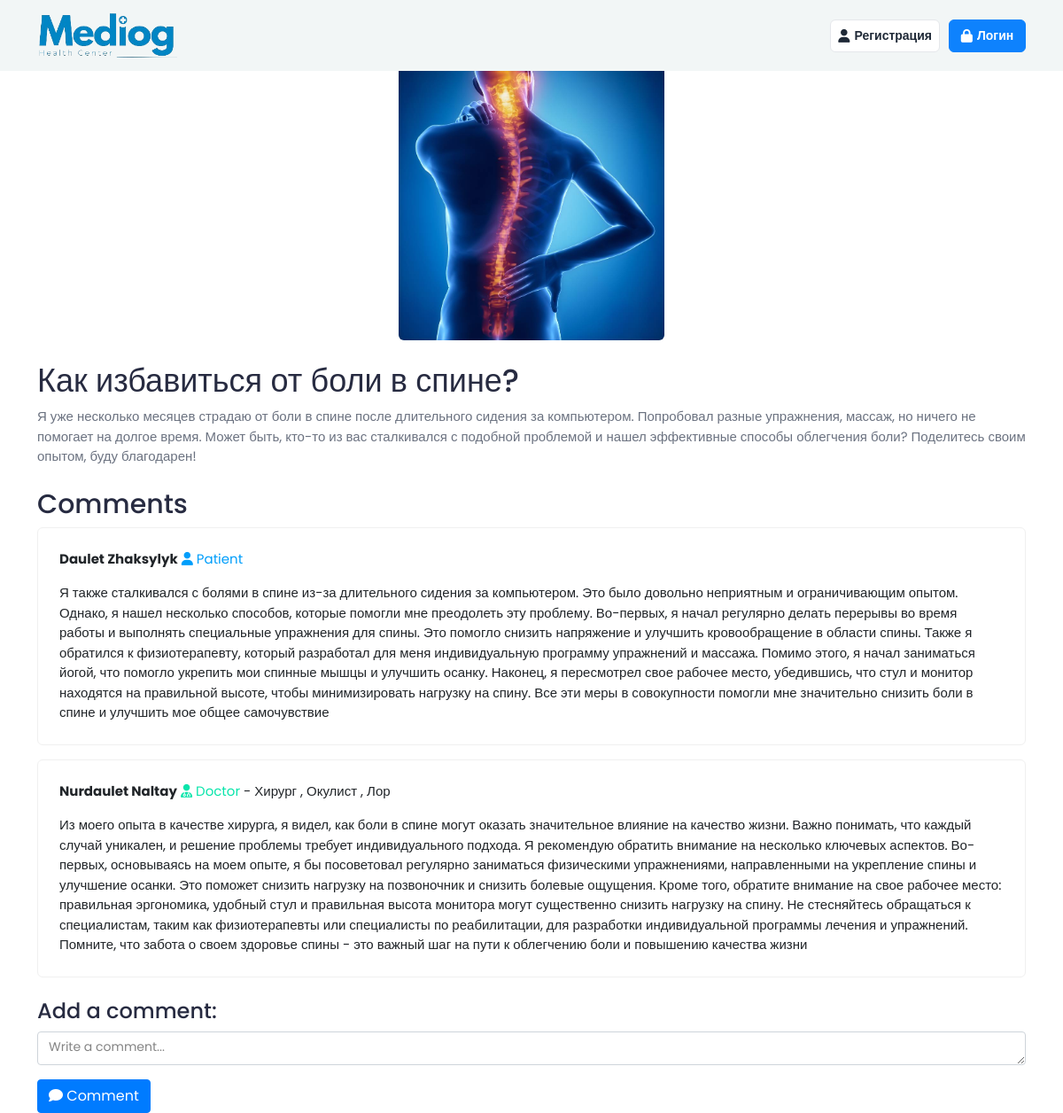
Screenshot of /diagnosis/discussions/3/ with the database file from the repository.
### diagnosis/models.py (models this page shows, shortened)
class Discussion(models.Model):
    title = models.CharField(max_length=255)
    content = models.TextField()
    photo = models.ImageField(upload_to='discussion_photos/', blank=True, null=True)
    user = models.ForeignKey(settings.AUTH_USER_MODEL, on_delete=models.CASCADE)
    created_at = models.DateTimeField(auto_now_add=True)
    updated_at = models.DateTimeField(auto_now=True)

class Comment(models.Model):
    discussion = models.ForeignKey(Discussion, related_name='comments', on_delete=models.CASCADE)
    user = models.ForeignKey(settings.AUTH_USER_MODEL, on_delete=models.CASCADE)
    content = models.TextField()
    photo = models.ImageField(upload_to='comment_photos/', blank=True, null=True)  # Поле для фото
    created_at = models.DateTimeField(auto_now_add=True)

class User(AbstractUser):
    is_patient = models.BooleanField(default=False)
    is_doctor = models.BooleanField(default=False)

class Specialty(models.Model):
    name = models.CharField(max_length=100)  # Название специализации, например, хирург, невролог и т.д.
    description = models.TextField(null=True, blank=True)  # Описание специализации

### diagnosis/views.py (the view)
# urls.py: path('discussions/<int:pk>/', discussion_detail, name='discussion_detail'),
def discussion_detail(request, pk):
    discussion = get_object_or_404(Discussion, pk=pk)
    comments = Comment.objects.filter(discussion=discussion)  # Загрузка комментариев
    if request.method == 'POST':
        form = CommentForm(request.POST)
        if form.is_valid():
            comment = form.save(commit=False)
            comment.discussion = discussion
            comment.user = request.user
            comment.save()
            return redirect('diagnosis:discussion_detail', pk=discussion.pk)
    else:
        form = CommentForm()
    return render(request, 'discussions/discussion_detail.html', {'discussion': discussion, 'comments': comments, 'form': form})

### diagnosis/forms.py
class CommentForm(forms.ModelForm):
    class Meta:
        model = Comment
        fields = ['content', 'photo']  # Добавляем поле 'photo'

### templates/discussions/discussion_detail.html (shortened to what this page needs)
{% extends 'base.html' %}
{% load static %}
{% block content %}
<div class="container mt-4">
    {% if discussion.photo %}
        <div class="text-center mb-4">
            <img src="{{ discussion.photo.url }}" class="img-fluid rounded" alt="Discussion Image" style="max-width: 300px;">
        </div>
    {% endif %}
    <h1>{{ discussion.title }}</h1>
    <p>{{ discussion.content }}</p>
    <div class="mt-4">
        <h2>Comments</h2>
        {% for comment in comments %}
            <div class="card mb-3">
                <div class="card-body">
                    <p class="card-text">
                        <strong>{{ comment.user.first_name }} {{ comment.user.last_name }}</strong>
                        {% if comment.user.is_doctor %}
                            <i class="fas fa-user-md text-primary"></i> <span class="text-primary">Doctor</span> -
                            {% for specialty in comment.user.doctor.specialties.all %}
                                {{ specialty.name }}
                                {% if not forloop.last %}, {% endif %}
                            {% endfor %}
                        {% else %}
                            <i class="fas fa-user text-info"></i> <span class="text-info">Patient</span>
                        {% endif %}
                    </p>
                    <p class="card-text">{{ comment.content }}</p>
                </div>
            </div>
        {% empty %}
            <div class="alert alert-info">No comments yet.</div>
        {% endfor %}
    </div>
    <div class="mt-4">
        <h3>Add a comment:</h3>
        <form method="post" class="form" enctype="multipart/form-data">
            <div class="form-group">
                <textarea class="form-control" name="content" rows="3" placeholder="Write a comment..."></textarea>
            </div>
            <button type="submit" class="btn btn-primary"><i class="fas fa-comment"></i> Comment</button>
        </form>
    </div>
</div>
{% endblock %}

### templates/base.html (shortened to what this page needs)
{% load static %}
<html lang="en" style="transform: none;"><head>
	<link rel="stylesheet" href="{% static 'css/bootstrap.min.css' %}">
	<link rel="stylesheet" href="https://cdnjs.cloudflare.com/ajax/libs/font-awesome/6.5.1/css/all.min.css">
	<link rel="stylesheet" href="{% static 'css/bootstrap-datetimepicker.min.css' %}">
	<link rel="stylesheet" href="{% static 'plugins/select2/css/select2.min.css' %}">
	<link rel="stylesheet" href="{% static 'plugins/fancybox/jquery.fancybox.min.css' %}">
	<link rel="stylesheet" href="{% static 'css/custom.css' %}">
	<style id="theia-sticky-sidebar-stylesheet-TSS">.theiaStickySidebar:after {content: ""; display: table; clear: both;}</style></head>
	<body style="transform: none;">
		<div class="main-wrapper" style="transform: none;">
			<header class="header header-custom header-fixed header-one header-space pharmacy-header fixed-top">
				<div class="container">
					<nav class="navbar navbar-expand-lg header-nav">
						<div class="navbar-header">
							<a href="index.html" class="navbar-brand logo">
								<img src="{% static 'img/mediog.png' %}" class="img-fluid" alt="Logo">
							</a>
						</div>
						<div class="main-menu-wrapper">
							<ul class="main-nav">
								{% if user.is_authenticated %}
									{% if user.is_doctor %}
										<li class="has-submenu {% if request.path == '/diagnosis/doctor-dashboard' %} active {% endif %}">
											<a href="{% url 'diagnosis:doctor_dashboard' %}">Dashboard</a>
										</li>
									{% else %}
										{% if not user.patient.donorprofile %}
											<li class="has-submenu {% if request.path == '/diagnosis/donor/registration/view' %} active {% endif %}">
												<a style="color:red" href="{% url 'diagnosis:donor_registration' %}">Стать донором*</a>
											</li>
										{% elif not user.patient.donorprofile.approved %}
											<li class="has-submenu {% if request.path == '/diagnosis/donor/registration/confirm' %} active {% endif %}">
												<a href="{% url 'diagnosis:donor_registration_confirm' %}">Подтверждение донорства</a>
											</li>
										{% else %}
											<li class="has-submenu {% if request.path == '/diagnosis/doctor/requests/list/' %} active {% endif %}">
												<a href="{% url 'diagnosis:doctor_requests_list' %}">Список запросов</a>
											</li>
										{% endif %}
										<li class="has-submenu {% if request.path == '/diagnosis/doctor/list' %} active {% endif %}">
											<a href="{% url 'diagnosis:doctor_list' %}">Поиск доктора</a>
										</li>
										<li class="has-submenu {% if request.path == '/diagnosis/diagnosis_history' %} active {% endif %}">
											<a href="{% url 'diagnosis:diagnosis_history' %}">Мои записи</a>
										</li>
									{% endif %}
									<li class="nav-item dropdown has-arrow logged-item">
										<a href="#" class="dropdown-toggle nav-link" data-bs-toggle="dropdown" aria-expanded="false">
											<span class="user-img">
												<img class="rounded-circle" src="{% static 'img/patient_logo.png' %}" width="31" alt="User Profile">
											</span>
										</a>
										<div class="dropdown-menu dropdown-menu-end" style="padding:5px;">
											<div class="user-header">
												<div class="avatar avatar-sm">
													<img src="{% static 'img/patient_logo.png' %}" alt="User Image" class="avatar-img rounded-circle">
												</div>
												<div class="user-text">
													<h6>{{ user.get_full_name }}</h6>
													<p class="text-muted mb-0">{% if user.is_doctor %} Doctor {% else %} Patient {% endif %}</p>
												</div>
											</div>
											<form action="{% url 'logout' %}" method="post">
												{% csrf_token %}
												<input class="dropdown-item" type="submit" value="Выйти">
											</form>
										</div>
									</li>
								{% else %}
									<li class="register-btn">
										<a href="{% url 'diagnosis:register' %}" class="btn reg-btn"><i class="fas fa-user"></i>Регистрация</a>
									</li>
									<li class="register-btn">
										<a href="{% url 'login' %}" class="btn btn-primary log-btn"><i class="fas fa-lock"></i>Логин</a>
									</li>
								{% endif %}
							</ul>
						</div>
					</nav>
				</div>
			</header>
			{% block content %}
           	{% endblock %}
		</div>
			<div class="sidebar-overlay"></div></body></html>

### rows the page displays
Discussion: photo (picture), title "Как избавиться от боли в спине?", content "Я уже несколько месяцев страдаю от боли в спине после длительного сидения за компьютером. Попробовал разные упражнения, массаж, но ничего не помогает на долгое время. Может быть, кто-то из вас сталкивался с подобной проблемой и нашел эффективные способы облегчения боли? Поделитесь своим опытом, буду благодарен!"
Comment: user.first_name "Daulet", user.last_name "Zhaksylyk", shows "Patient", content "Я также сталкивался с болями в спине из-за длительного сидения за компьютером. Это было довольно неприятным и ограничивающим опытом. Однако, я нашел несколько способов, которые помогли мне преодолеть эту проблему. Во-первых, я начал регулярно делать перерывы во время работы и выполнять специальные упражнения для спины. Это помогло снизить напряжение и улучшить кровообращение в области спины. Также я обратился к физиотерапевту, который разработал для меня индивидуальную программу упражнений и массажа. Помимо этого, я начал заниматься йогой, что помогло укрепить мои спинные мышцы и улучшить осанку. Наконец, я пересмотрел свое рабочее место, убедившись, что стул и монитор находятся на…"
Comment: user.first_name "Nurdaulet", user.last_name "Naltay", content "Из моего опыта в качестве хирурга, я видел, как боли в спине могут оказать значительное влияние на качество жизни. Важно понимать, что каждый случай уникален, и решение проблемы требует индивидуального подхода. Я рекомендую обратить внимание на несколько ключевых аспектов. Во-первых, основываясь на моем опыте, я бы посоветовал регулярно заниматься физическими упражнениями, направленными на укрепление спины и улучшение осанки. Это поможет снизить нагрузку на позвоночник и снизить болевые ощущения. Кроме того, обратите внимание на свое рабочее место: правильная эргономика, удобный стул и правильная высота монитора могут существенно снизить нагрузку на спину. Не стесняйтесь обращаться к…"
Specialty: name "Хирург"
Specialty: name "Окулист"
Specialty: name "Лор"
